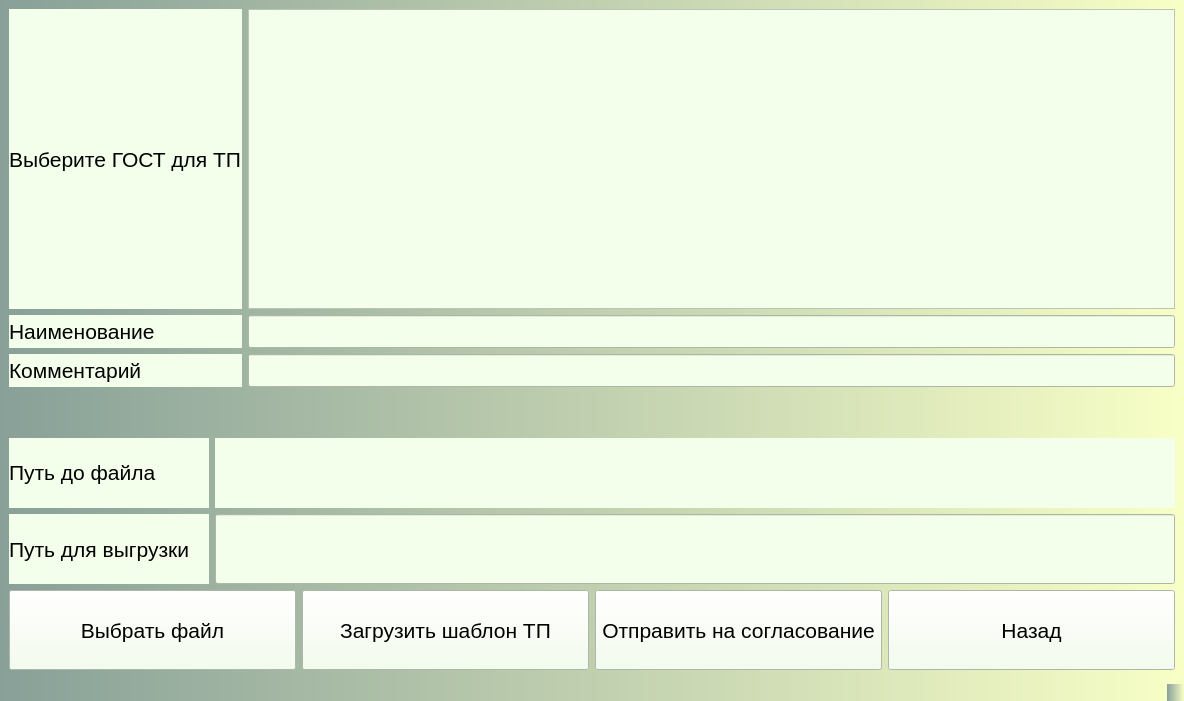
<?xml version="1.0" encoding="UTF-8"?>
<ui version="4.0">
 <class>CreateTp</class>
 <widget class="QMainWindow" name="CreateTp">
  <property name="geometry">
   <rect>
    <x>0</x>
    <y>0</y>
    <width>1184</width>
    <height>701</height>
   </rect>
  </property>
  <property name="windowTitle">
   <string>MainWindow</string>
  </property>
  <property name="styleSheet">
   <string notr="true">background:qlineargradient(spread:repeat, x1:0, y1:0, x2:1, y2:0, stop:0 rgba(83, 160, 81, 255), stop:1 rgba(255, 120, 161, 255))qlineargradient(spread:repeat, x1:0, y1:0, x2:1, y2:0, stop:0 rgba(136, 160, 152, 255), stop:1 rgba(248, 255, 198, 255))</string>
  </property>
  <widget class="QWidget" name="centralwidget">
   <layout class="QGridLayout" name="gridLayout_3">
    <item row="1" column="0">
     <spacer name="verticalSpacer">
      <property name="orientation">
       <enum>Qt::Vertical</enum>
      </property>
      <property name="sizeHint" stdset="0">
       <size>
        <width>20</width>
        <height>40</height>
       </size>
      </property>
     </spacer>
    </item>
    <item row="2" column="0">
     <layout class="QGridLayout" name="gridLayout_2">
      <item row="0" column="0">
       <widget class="QLabel" name="label_2">
        <property name="minimumSize">
         <size>
          <width>200</width>
          <height>50</height>
         </size>
        </property>
        <property name="maximumSize">
         <size>
          <width>150</width>
          <height>16777215</height>
         </size>
        </property>
        <property name="styleSheet">
         <string notr="true">background:rgb(243, 255, 234);
font-size:16pt</string>
        </property>
        <property name="text">
         <string>&lt;html&gt;&lt;head/&gt;&lt;body&gt;&lt;p&gt;&lt;span style=&quot; font-size:16pt;&quot;&gt;Путь до файла&lt;/span&gt;&lt;/p&gt;&lt;/body&gt;&lt;/html&gt;</string>
        </property>
       </widget>
      </item>
      <item row="3" column="0" colspan="2">
       <layout class="QHBoxLayout" name="horizontalLayout">
        <item>
         <widget class="QPushButton" name="pushButtonSelectFile">
          <property name="minimumSize">
           <size>
            <width>0</width>
            <height>80</height>
           </size>
          </property>
          <property name="styleSheet">
           <string notr="true">background:rgb(243, 255, 234);
font-size:16pt</string>
          </property>
          <property name="text">
           <string>Выбрать файл</string>
          </property>
         </widget>
        </item>
        <item>
         <widget class="QPushButton" name="pushButtonDownloadTp">
          <property name="minimumSize">
           <size>
            <width>0</width>
            <height>80</height>
           </size>
          </property>
          <property name="styleSheet">
           <string notr="true">background:rgb(243, 255, 234);
font-size:16pt</string>
          </property>
          <property name="text">
           <string>Загрузить шаблон ТП</string>
          </property>
         </widget>
        </item>
        <item>
         <widget class="QPushButton" name="pushButtonAgreement">
          <property name="minimumSize">
           <size>
            <width>0</width>
            <height>80</height>
           </size>
          </property>
          <property name="styleSheet">
           <string notr="true">background:rgb(243, 255, 234);
font-size:16pt</string>
          </property>
          <property name="text">
           <string>Отправить на согласование</string>
          </property>
         </widget>
        </item>
        <item>
         <widget class="QPushButton" name="pushButtonBack">
          <property name="minimumSize">
           <size>
            <width>0</width>
            <height>80</height>
           </size>
          </property>
          <property name="styleSheet">
           <string notr="true">background:rgb(243, 255, 234);
font-size:16pt</string>
          </property>
          <property name="text">
           <string>Назад</string>
          </property>
         </widget>
        </item>
       </layout>
      </item>
      <item row="0" column="1">
       <widget class="QLabel" name="label_3">
        <property name="minimumSize">
         <size>
          <width>0</width>
          <height>70</height>
         </size>
        </property>
        <property name="styleSheet">
         <string notr="true">background:rgb(243, 255, 234);
font-size:16pt</string>
        </property>
        <property name="text">
         <string/>
        </property>
       </widget>
      </item>
      <item row="2" column="0">
       <widget class="QLabel" name="label_4">
        <property name="minimumSize">
         <size>
          <width>200</width>
          <height>0</height>
         </size>
        </property>
        <property name="styleSheet">
         <string notr="true">background:rgb(243, 255, 234);
font-size:16pt</string>
        </property>
        <property name="text">
         <string>Путь для выгрузки</string>
        </property>
       </widget>
      </item>
      <item row="2" column="1">
       <widget class="QLineEdit" name="lineEditPathDownload">
        <property name="minimumSize">
         <size>
          <width>0</width>
          <height>70</height>
         </size>
        </property>
        <property name="styleSheet">
         <string notr="true">background:rgb(243, 255, 234);
font-size:16pt</string>
        </property>
       </widget>
      </item>
     </layout>
    </item>
    <item row="0" column="0">
     <layout class="QGridLayout" name="gridLayout">
      <item row="0" column="0">
       <widget class="QLabel" name="label">
        <property name="styleSheet">
         <string notr="true">background:rgb(243, 255, 234);
font-size:16pt</string>
        </property>
        <property name="text">
         <string>Выберите ГОСТ для ТП</string>
        </property>
       </widget>
      </item>
      <item row="2" column="2">
       <widget class="QLineEdit" name="lineEditComment">
        <property name="styleSheet">
         <string notr="true">background:rgb(243, 255, 234);
font-size:16pt</string>
        </property>
       </widget>
      </item>
      <item row="2" column="0">
       <widget class="QLabel" name="labelComment">
        <property name="minimumSize">
         <size>
          <width>100</width>
          <height>25</height>
         </size>
        </property>
        <property name="styleSheet">
         <string notr="true">background:rgb(243, 255, 234);
font-size:16pt</string>
        </property>
        <property name="text">
         <string>&lt;html&gt;&lt;head/&gt;&lt;body&gt;&lt;p&gt;&lt;span style=&quot; font-size:16pt;&quot;&gt;Комментарий&lt;/span&gt;&lt;/p&gt;&lt;/body&gt;&lt;/html&gt;</string>
        </property>
       </widget>
      </item>
      <item row="1" column="0">
       <widget class="QLabel" name="label_Name">
        <property name="minimumSize">
         <size>
          <width>100</width>
          <height>25</height>
         </size>
        </property>
        <property name="styleSheet">
         <string notr="true">background:rgb(243, 255, 234);
font-size:16pt</string>
        </property>
        <property name="text">
         <string>&lt;html&gt;&lt;head/&gt;&lt;body&gt;&lt;p&gt;&lt;span style=&quot; font-size:16pt;&quot;&gt;Наименование&lt;/span&gt;&lt;/p&gt;&lt;/body&gt;&lt;/html&gt;</string>
        </property>
       </widget>
      </item>
      <item row="1" column="2">
       <widget class="QLineEdit" name="lineEditName">
        <property name="styleSheet">
         <string notr="true">background:rgb(243, 255, 234);
font-size:16pt</string>
        </property>
       </widget>
      </item>
      <item row="0" column="2">
       <widget class="QScrollArea" name="scrollArea">
        <property name="minimumSize">
         <size>
          <width>0</width>
          <height>300</height>
         </size>
        </property>
        <property name="styleSheet">
         <string notr="true">background:rgb(243, 255, 234);
font-size:16pt</string>
        </property>
        <property name="widgetResizable">
         <bool>true</bool>
        </property>
        <widget class="QWidget" name="scrollAreaWidgetContents_2">
         <property name="geometry">
          <rect>
           <x>0</x>
           <y>0</y>
           <width>927</width>
           <height>298</height>
          </rect>
         </property>
        </widget>
       </widget>
      </item>
     </layout>
    </item>
   </layout>
  </widget>
  <widget class="QMenuBar" name="menubar">
   <property name="geometry">
    <rect>
     <x>0</x>
     <y>0</y>
     <width>1184</width>
     <height>21</height>
    </rect>
   </property>
  </widget>
  <widget class="QStatusBar" name="statusbar"/>
 </widget>
 <resources/>
 <connections/>
</ui>
